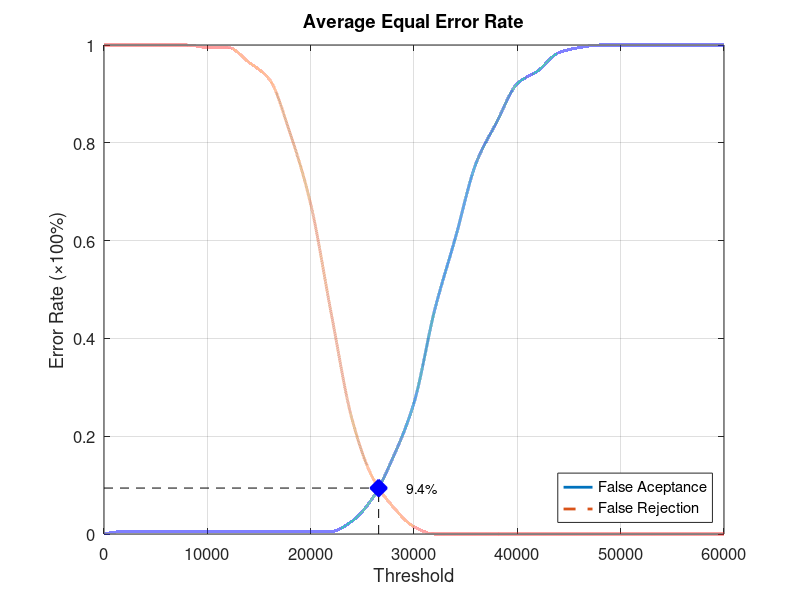
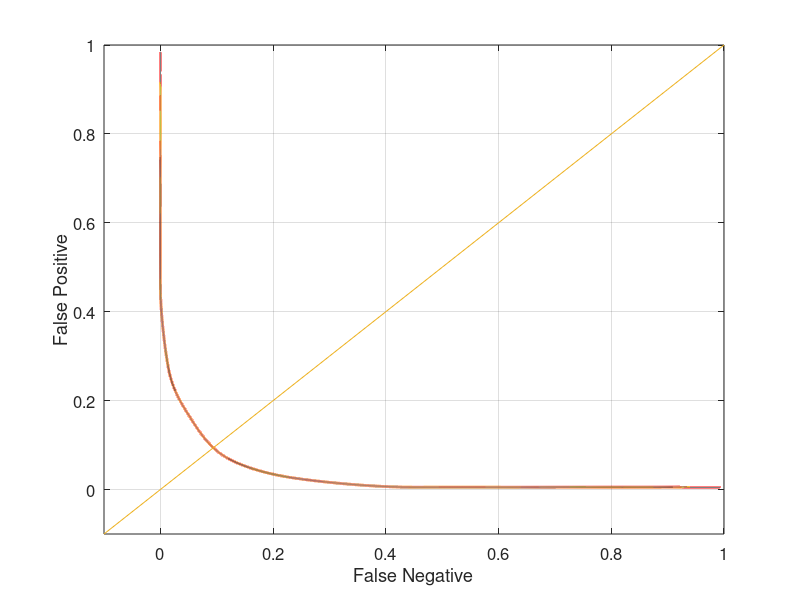

Write MATLAB code to recreate these figures, in order.
function yEER = Database1_4
close all;
clear;
clc;
x = 0:2000:60000;
xq = 0:0.5:60000;

y0 = [0 0.00526316 0.00526316 0.00526316 0.00526316 0.00526316 0.00526316 0.00526316 0.00526316 0.00526316 0.00526316 0.00526316 0.0263158 0.0736842 0.157895 0.268421 0.457895 0.605263 0.757895 0.842105 0.921053 0.947368 0.984211 0.994737 1 1 1 1 1 1 1];
yy0 = interp1(x, y0, xq, 'pchip');
y1 = [1 1 1 1 1 0.995 0.995 0.965 0.93 0.82 0.675 0.45 0.235 0.115 0.055 0.015 0 0 0 0 0 0 0 0 0 0 0 0 0 0 0];
yy1 = interp1(x, y1, xq, 'pchip');

% Calculating EER: 
y2 = abs(y0 - y1);
find(y2 == min(y2))
yy2 = abs(yy0 - yy1);
xEER = find(yy2 == min(yy2));
xEERIndex = xq(xEER) % X-axis EER
yEER = yy0(xEER) % Y-axis EER

main = figure
plot(xq, yy0,'-','LineWidth', 2);	hold on
plot(xq, yy1,'--','LineWidth', 2);	hold on
plot([xEERIndex xEERIndex], [0 yEER], 'k--');	hold on
plot([0 xEERIndex], [yEER yEER], 'k--');	hold on
plot(xEERIndex, yEER, 'bx', 'LineWidth', 10);	hold on
text(xEERIndex + 10 * xEERIndex / 100, yEER, [num2str(round((10000 * yEER)) / 100) '%'])
legend('False Aceptance', 'False Rejection', 'Location', 'SouthEast')
xlabel('Threshold')
ylabel('Error Rate (\times100%)')
title('Average Equal Error Rate')
set(gca, 'FontSize', 12)
axis([0 60000 0 1])
grid on

print(main, 'Database1_4Main', '-dpng');
FNRxFPR = figure('Color', [1 1 1]);
plot(yy1, yy0, '-', yy1, yy0, 'LineWidth', 2);
hold on
y = -0.1:0.1:1
plot(y, y); 
set(gca, 'FontSize', 12)
xlabel('False Negative')
ylabel('False Positive')
axis([-0.1 1 -0.1 1])
set(gca, 'FontSize', 12)
grid on

print(FNRxFPR, 'Database1_4FNRxFPR','-dpng');
end
